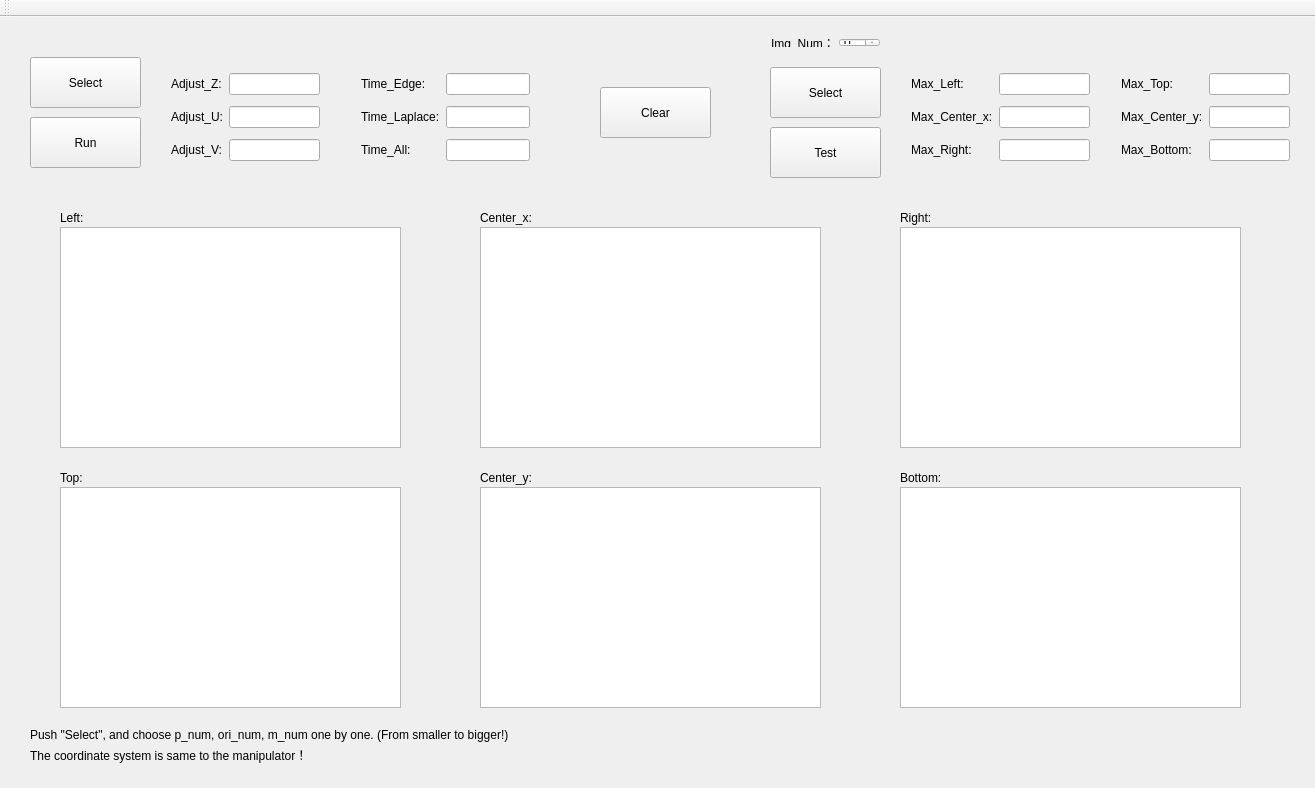
<?xml version="1.0" encoding="UTF-8"?>
<ui version="4.0">
 <class>CewayClass</class>
 <widget class="QMainWindow" name="CewayClass">
  <property name="geometry">
   <rect>
    <x>0</x>
    <y>0</y>
    <width>1315</width>
    <height>788</height>
   </rect>
  </property>
  <property name="windowTitle">
   <string>Ceway</string>
  </property>
  <widget class="QWidget" name="centralWidget">
   <widget class="QWidget" name="gridLayoutWidget_2">
    <property name="geometry">
     <rect>
      <x>160</x>
      <y>40</y>
      <width>171</width>
      <height>121</height>
     </rect>
    </property>
    <layout class="QGridLayout" name="gridLayout_2">
     <item row="4" column="0">
      <widget class="QLabel" name="label_6">
       <property name="text">
        <string>Adjust_V:</string>
       </property>
      </widget>
     </item>
     <item row="3" column="1">
      <widget class="QLineEdit" name="lineEdit_5"/>
     </item>
     <item row="4" column="1">
      <widget class="QLineEdit" name="lineEdit_6"/>
     </item>
     <item row="0" column="1">
      <widget class="QLineEdit" name="lineEdit_4"/>
     </item>
     <item row="3" column="0">
      <widget class="QLabel" name="label_5">
       <property name="text">
        <string>Adjust_U:</string>
       </property>
      </widget>
     </item>
     <item row="0" column="0">
      <widget class="QLabel" name="label_4">
       <property name="text">
        <string>Adjust_Z:</string>
       </property>
      </widget>
     </item>
    </layout>
   </widget>
   <widget class="QPushButton" name="pushButton">
    <property name="geometry">
     <rect>
      <x>30</x>
      <y>100</y>
      <width>111</width>
      <height>51</height>
     </rect>
    </property>
    <property name="text">
     <string>Run</string>
    </property>
   </widget>
   <widget class="QLabel" name="label_7">
    <property name="geometry">
     <rect>
      <x>480</x>
      <y>190</y>
      <width>81</width>
      <height>21</height>
     </rect>
    </property>
    <property name="text">
     <string>Center_x:</string>
    </property>
   </widget>
   <widget class="QLabel" name="label_8">
    <property name="geometry">
     <rect>
      <x>60</x>
      <y>190</y>
      <width>64</width>
      <height>21</height>
     </rect>
    </property>
    <property name="text">
     <string>Left:</string>
    </property>
   </widget>
   <widget class="QLabel" name="label_9">
    <property name="geometry">
     <rect>
      <x>900</x>
      <y>190</y>
      <width>64</width>
      <height>21</height>
     </rect>
    </property>
    <property name="text">
     <string>Right:</string>
    </property>
   </widget>
   <widget class="QLabel" name="label_10">
    <property name="geometry">
     <rect>
      <x>480</x>
      <y>450</y>
      <width>81</width>
      <height>21</height>
     </rect>
    </property>
    <property name="text">
     <string>Center_y:</string>
    </property>
   </widget>
   <widget class="QLabel" name="label_11">
    <property name="geometry">
     <rect>
      <x>60</x>
      <y>450</y>
      <width>81</width>
      <height>21</height>
     </rect>
    </property>
    <property name="text">
     <string>Top:</string>
    </property>
   </widget>
   <widget class="QLabel" name="label_12">
    <property name="geometry">
     <rect>
      <x>900</x>
      <y>450</y>
      <width>81</width>
      <height>21</height>
     </rect>
    </property>
    <property name="text">
     <string>Bottom:</string>
    </property>
   </widget>
   <widget class="QWidget" name="gridLayoutWidget_6">
    <property name="geometry">
     <rect>
      <x>350</x>
      <y>40</y>
      <width>191</width>
      <height>121</height>
     </rect>
    </property>
    <layout class="QGridLayout" name="gridLayout_7">
     <item row="3" column="0">
      <widget class="QLabel" name="label_21">
       <property name="text">
        <string>Time_Laplace:</string>
       </property>
      </widget>
     </item>
     <item row="4" column="0">
      <widget class="QLabel" name="label_22">
       <property name="text">
        <string>Time_All:</string>
       </property>
      </widget>
     </item>
     <item row="0" column="1">
      <widget class="QLineEdit" name="lineEdit_15"/>
     </item>
     <item row="3" column="1">
      <widget class="QLineEdit" name="lineEdit_16"/>
     </item>
     <item row="4" column="1">
      <widget class="QLineEdit" name="lineEdit_17"/>
     </item>
     <item row="0" column="0">
      <widget class="QLabel" name="label_23">
       <property name="text">
        <string>Time_Edge:</string>
       </property>
      </widget>
     </item>
    </layout>
   </widget>
   <widget class="QPushButton" name="pushButton_2">
    <property name="geometry">
     <rect>
      <x>600</x>
      <y>70</y>
      <width>111</width>
      <height>51</height>
     </rect>
    </property>
    <property name="text">
     <string>Clear</string>
    </property>
   </widget>
   <widget class="QCustomPlot" name="customPlot">
    <property name="geometry">
     <rect>
      <x>60</x>
      <y>210</y>
      <width>341</width>
      <height>221</height>
     </rect>
    </property>
   </widget>
   <widget class="QCustomPlot" name="customPlot_2">
    <property name="geometry">
     <rect>
      <x>480</x>
      <y>210</y>
      <width>341</width>
      <height>221</height>
     </rect>
    </property>
   </widget>
   <widget class="QCustomPlot" name="customPlot_3">
    <property name="geometry">
     <rect>
      <x>900</x>
      <y>210</y>
      <width>341</width>
      <height>221</height>
     </rect>
    </property>
   </widget>
   <widget class="QCustomPlot" name="customPlot_4">
    <property name="geometry">
     <rect>
      <x>60</x>
      <y>470</y>
      <width>341</width>
      <height>221</height>
     </rect>
    </property>
   </widget>
   <widget class="QCustomPlot" name="customPlot_5">
    <property name="geometry">
     <rect>
      <x>480</x>
      <y>470</y>
      <width>341</width>
      <height>221</height>
     </rect>
    </property>
   </widget>
   <widget class="QCustomPlot" name="customPlot_6">
    <property name="geometry">
     <rect>
      <x>900</x>
      <y>470</y>
      <width>341</width>
      <height>221</height>
     </rect>
    </property>
   </widget>
   <widget class="QPushButton" name="pushButton_3">
    <property name="geometry">
     <rect>
      <x>30</x>
      <y>40</y>
      <width>111</width>
      <height>51</height>
     </rect>
    </property>
    <property name="text">
     <string>Select</string>
    </property>
   </widget>
   <widget class="QLabel" name="label">
    <property name="geometry">
     <rect>
      <x>30</x>
      <y>710</y>
      <width>701</width>
      <height>16</height>
     </rect>
    </property>
    <property name="text">
     <string>Push &quot;Select&quot;, and choose p_num, ori_num, m_num one by one. (From smaller to bigger!)</string>
    </property>
   </widget>
   <widget class="QLabel" name="label_2">
    <property name="geometry">
     <rect>
      <x>30</x>
      <y>730</y>
      <width>701</width>
      <height>16</height>
     </rect>
    </property>
    <property name="text">
     <string>The coordinate system is same to the manipulator！</string>
    </property>
   </widget>
   <widget class="QPushButton" name="pushButton_4">
    <property name="geometry">
     <rect>
      <x>770</x>
      <y>50</y>
      <width>111</width>
      <height>51</height>
     </rect>
    </property>
    <property name="text">
     <string>Select</string>
    </property>
   </widget>
   <widget class="QPushButton" name="pushButton_5">
    <property name="geometry">
     <rect>
      <x>770</x>
      <y>110</y>
      <width>111</width>
      <height>51</height>
     </rect>
    </property>
    <property name="text">
     <string>Test</string>
    </property>
   </widget>
   <widget class="QWidget" name="horizontalLayoutWidget">
    <property name="geometry">
     <rect>
      <x>760</x>
      <y>10</y>
      <width>131</width>
      <height>31</height>
     </rect>
    </property>
    <layout class="QHBoxLayout" name="horizontalLayout">
     <item>
      <widget class="QLabel" name="label_3">
       <property name="text">
        <string>Img_Num：</string>
       </property>
      </widget>
     </item>
     <item>
      <widget class="QSpinBox" name="spinBox"/>
     </item>
    </layout>
   </widget>
   <widget class="QWidget" name="gridLayoutWidget_3">
    <property name="geometry">
     <rect>
      <x>900</x>
      <y>40</y>
      <width>201</width>
      <height>121</height>
     </rect>
    </property>
    <layout class="QGridLayout" name="gridLayout_3">
     <item row="4" column="0">
      <widget class="QLabel" name="label_13">
       <property name="text">
        <string>Max_Right:</string>
       </property>
      </widget>
     </item>
     <item row="3" column="1">
      <widget class="QLineEdit" name="lineEdit_7"/>
     </item>
     <item row="4" column="1">
      <widget class="QLineEdit" name="lineEdit_8"/>
     </item>
     <item row="0" column="1">
      <widget class="QLineEdit" name="lineEdit_9"/>
     </item>
     <item row="3" column="0">
      <widget class="QLabel" name="label_14">
       <property name="text">
        <string>Max_Center_x:</string>
       </property>
      </widget>
     </item>
     <item row="0" column="0">
      <widget class="QLabel" name="label_15">
       <property name="text">
        <string>Max_Left:</string>
       </property>
      </widget>
     </item>
    </layout>
   </widget>
   <widget class="QWidget" name="gridLayoutWidget_7">
    <property name="geometry">
     <rect>
      <x>1110</x>
      <y>40</y>
      <width>191</width>
      <height>121</height>
     </rect>
    </property>
    <layout class="QGridLayout" name="gridLayout_8">
     <item row="3" column="0">
      <widget class="QLabel" name="label_24">
       <property name="text">
        <string>Max_Center_y:</string>
       </property>
      </widget>
     </item>
     <item row="4" column="0">
      <widget class="QLabel" name="label_25">
       <property name="text">
        <string>Max_Bottom:</string>
       </property>
      </widget>
     </item>
     <item row="0" column="1">
      <widget class="QLineEdit" name="lineEdit_18"/>
     </item>
     <item row="3" column="1">
      <widget class="QLineEdit" name="lineEdit_19"/>
     </item>
     <item row="4" column="1">
      <widget class="QLineEdit" name="lineEdit_20"/>
     </item>
     <item row="0" column="0">
      <widget class="QLabel" name="label_26">
       <property name="text">
        <string>Max_Top:</string>
       </property>
      </widget>
     </item>
    </layout>
   </widget>
  </widget>
  <widget class="QMenuBar" name="menuBar">
   <property name="geometry">
    <rect>
     <x>0</x>
     <y>0</y>
     <width>1315</width>
     <height>26</height>
    </rect>
   </property>
  </widget>
  <widget class="QToolBar" name="mainToolBar">
   <attribute name="toolBarArea">
    <enum>TopToolBarArea</enum>
   </attribute>
   <attribute name="toolBarBreak">
    <bool>false</bool>
   </attribute>
  </widget>
 </widget>
 <layoutdefault spacing="6" margin="11"/>
 <customwidgets>
  <customwidget>
   <class>QCustomPlot</class>
   <extends>QGraphicsView</extends>
   <header>qcustomplot.h</header>
  </customwidget>
 </customwidgets>
 <resources>
  <include location="ceway.qrc"/>
 </resources>
 <connections/>
</ui>
